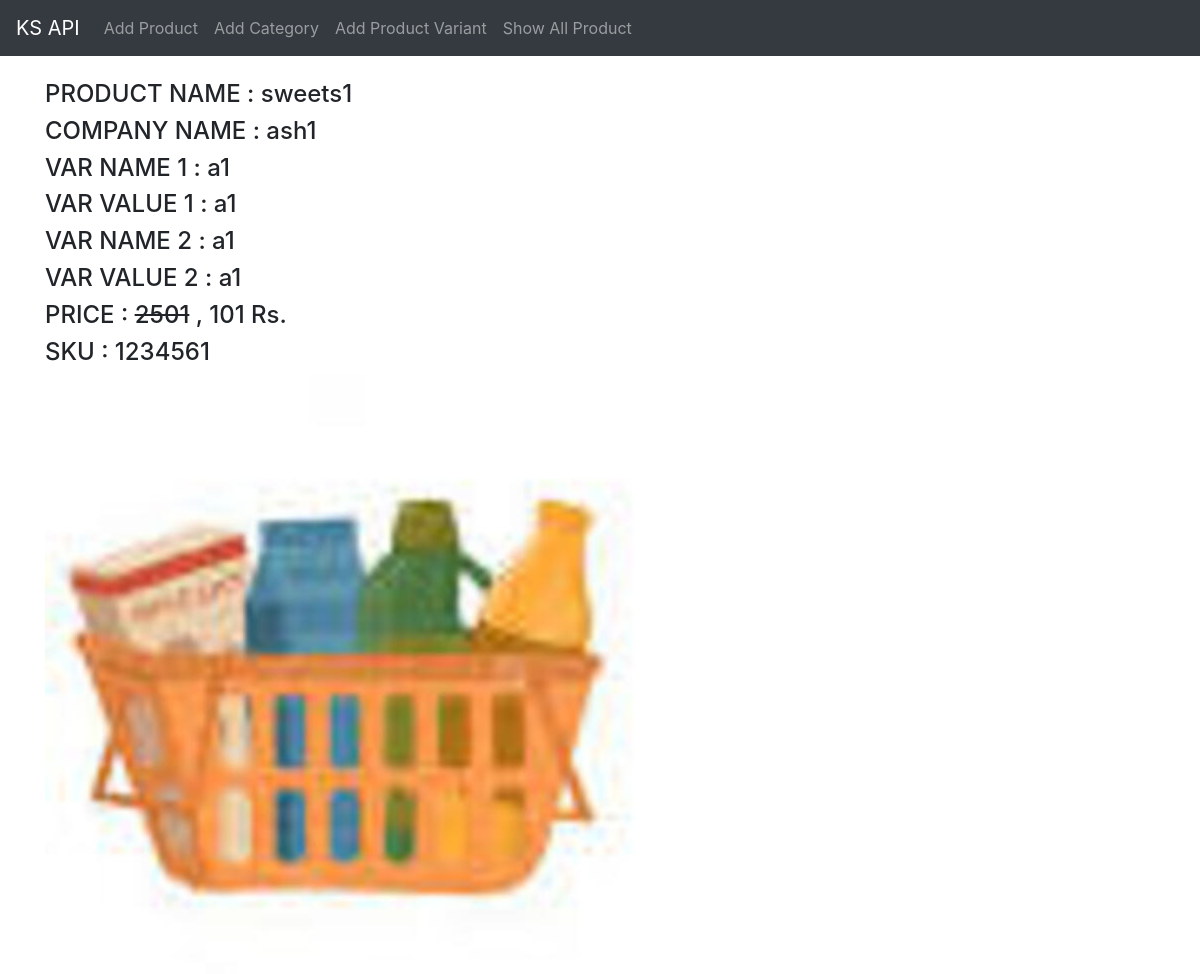
/showImage.php?pid=46, run on the app's committed database.
### tables this page shows
CREATE TABLE IF NOT EXISTS `product_tb` (
  `id` int(11) NOT NULL AUTO_INCREMENT,
  `product_nm` varchar(20) NOT NULL,
  `product_cm` varchar(20) NOT NULL,
  `cat_id` varchar(10) NOT NULL,
  `description` text NOT NULL,
  PRIMARY KEY (`id`)
);

CREATE TABLE IF NOT EXISTS `product_var` (
  `id` int(11) NOT NULL AUTO_INCREMENT,
  `product_id` int(11) NOT NULL,
  `type_name_1` varchar(20) NOT NULL,
  `type_qty_1` varchar(20) NOT NULL,
  `type_name_2` varchar(20) NOT NULL,
  `type_qty_2` varchar(20) NOT NULL,
  `fprice` varchar(10) NOT NULL,
  `price` varchar(20) NOT NULL,
  `sku` varchar(50) NOT NULL,
  `qty` varchar(5) NOT NULL,
  `gst` varchar(5) NOT NULL,
  `status` varchar(5) NOT NULL,
  PRIMARY KEY (`id`)
);

CREATE TABLE IF NOT EXISTS `images_tb` (
  `id` int(11) NOT NULL AUTO_INCREMENT,
  `pid` varchar(5) NOT NULL,
  `image_name` varchar(30) NOT NULL,
  `date` datetime NOT NULL DEFAULT current_timestamp(),
  PRIMARY KEY (`id`)
);

### showImage.php (the view)
<?php include('inc/header.php'); ?>
<?php include('inc/nav.php'); ?>
<?php include('inc/connection.php'); ?>
<br>
<div class="container">
<?php
    $id = $_GET['pid'];
    $sql = "SELECT * FROM `product_var` WHERE `id` = $id";
    $res = mysqli_query($db,$sql);
    while($row = mysqli_fetch_assoc($res)) {
        extract($row);
        $sql1 = "SELECT * FROM `product_tb` WHERE `id`='$product_id'";
        $res1 = mysqli_query($db,$sql1);
        while($row1 = mysqli_fetch_assoc($res1)) {
            $nm = $row1['product_nm'];
            $cm = $row1['product_cm'];
            echo '
                <h4>PRODUCT NAME : '.$nm.'</h4>
                <h4>COMPANY NAME : '.$cm.'</h4>
                <h4>VAR NAME 1 : '.$type_name_1.'</h4>
                <h4>VAR VALUE 1 : '.$type_qty_1.'</h4>
                <h4>VAR NAME 2 : '.$type_name_2.'</h4>
                <h4>VAR VALUE 2 : '.$type_qty_2.'</h4>
                <h4>PRICE : <del>'.$fprice.'</del> , '.$price.' Rs.</h4>
                <h4>SKU : '.$sku.'</h4>
            ';
        }
        $sql2 = "SELECT * FROM `images_tb` WHERE `pid`='$id'";
        $res2 = mysqli_query($db,$sql2);
        while($row2 = mysqli_fetch_assoc($res2)) {
            $inm = $row2['image_name'];
            echo '
                <img src="API/images/'.$inm.'">
            ';
        }
    }
?>
</div>
<?php include('inc/footer.php'); ?>

### inc/header.php (shortened to what this page needs)
<!DOCTYPE html>
<html lang="en">
<head>
    <link rel="stylesheet" href="assets/css/bootstrap.css">
    <link href="https://cdn.jsdelivr.net/npm/summernote@0.8.18/dist/summernote-bs4.min.css" rel="stylesheet">
</head>
<body>

### inc/nav.php (shortened to what this page needs)
<nav class="navbar navbar-expand-lg navbar-dark bg-dark">
  <a class="navbar-brand" href="#">KS API</a>
  <div class="collapse navbar-collapse" id="navbarSupportedContent">
    <ul class="navbar-nav mr-auto">
      <li class="nav-item">
        <a class="nav-link" href="index.php">Add Product</a>
      </li>
      <li class="nav-item">
        <a class="nav-link" href="catAdd.php">Add Category</a>
      </li>
      <li class="nav-item">
        <a class="nav-link" href="apv.php">Add Product Variant</a>
      </li>
      <li class="nav-item">
        <a class="nav-link" href="sap.php">Show All Product</a>
      </li>
    </ul>
  </div>
</nav>

### inc/footer.php (shortened to what this page needs)
    </body>
</html>

### data on the page
product_var: type_name_1 "a1", type_qty_1 "a1", type_name_2 "a1", type_qty_2 "a1", fprice "2501", price "101", sku "1234561"
product_tb: product_nm "sweets1", product_cm "ash1"
images_tb: image_name (picture)
